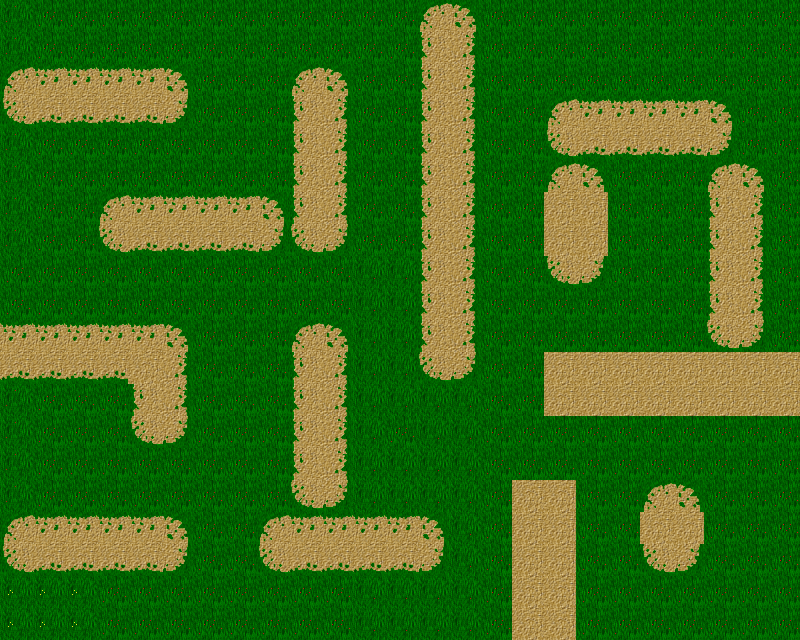

A 2D game scene composited from a Tiled map and its tileset images. What follows is a short description and the map's XML, with every tile layer's data as written:
An orthogonal 25x20 tile map with 32x32 px tiles, 1 tile layer (Tile Layer 1).

<map version="1.2" tiledversion="1.2.3" orientation="orthogonal" renderorder="right-down" width="25" height="20" tilewidth="32" tileheight="32" infinite="0" nextlayerid="2" nextobjectid="1">
 <tileset firstgid="1" source="tileset.tsx" />
 <layer id="1" name="Tile Layer 1" width="25" height="20">
  <data encoding="csv">
963,964,964,964,964,964,964,964,964,964,964,964,964,971,970,964,964,964,964,964,964,964,964,964,964,
963,964,964,964,964,964,964,964,964,964,964,964,964,975,958,964,964,964,964,964,964,964,964,964,964,
971,969,969,969,969,970,964,964,964,971,970,964,964,975,958,964,964,964,964,964,964,964,964,964,964,
974,972,972,972,972,973,964,964,964,975,958,964,964,975,958,964,964,971,969,969,969,969,970,964,964,
963,964,964,964,964,964,964,964,964,975,958,964,964,975,958,964,964,974,972,972,972,972,973,964,964,
963,964,964,964,964,964,964,964,964,975,958,964,964,975,958,964,964,971,970,964,964,964,971,970,964,
963,964,964,971,969,969,969,969,970,975,958,964,964,975,958,964,964,968,968,964,964,964,975,958,964,
963,964,964,974,972,972,972,972,973,974,973,964,964,975,958,964,964,968,968,964,964,964,975,958,964,
964,964,964,964,964,964,964,964,964,964,964,962,962,975,958,964,964,974,973,964,964,964,975,958,964,
964,964,964,964,964,964,964,964,964,964,964,962,962,975,958,964,964,964,964,964,964,964,975,958,964,
969,969,969,969,969,970,964,964,964,971,970,962,962,975,958,964,964,964,964,964,964,964,974,973,964,
972,972,972,972,968,958,964,964,964,975,958,962,962,974,973,964,964,968,968,968,968,968,968,968,968,
963,964,964,964,975,958,964,964,964,975,958,962,962,962,962,964,964,968,968,968,968,968,968,968,968,
963,964,964,964,974,973,964,964,964,975,958,962,964,962,962,964,964,964,964,964,964,964,964,964,964,
963,964,964,964,964,964,964,964,964,975,958,962,962,962,962,964,964,964,964,964,964,964,964,964,964,
963,964,964,964,964,964,964,964,964,974,973,962,962,962,962,964,968,968,964,964,971,970,964,964,964,
971,969,969,969,969,970,964,964,971,969,969,969,969,970,962,964,968,968,964,964,968,968,964,964,964,
974,972,972,972,972,973,964,964,974,972,972,972,972,973,962,964,968,968,964,964,974,973,964,964,964,
967,967,967,964,964,964,964,964,964,964,964,962,962,962,962,964,968,968,964,964,964,964,964,964,964,
967,967,967,964,964,964,964,964,964,964,964,962,962,962,962,964,968,968,964,964,964,964,964,964,964
</data>
 </layer>
</map>
